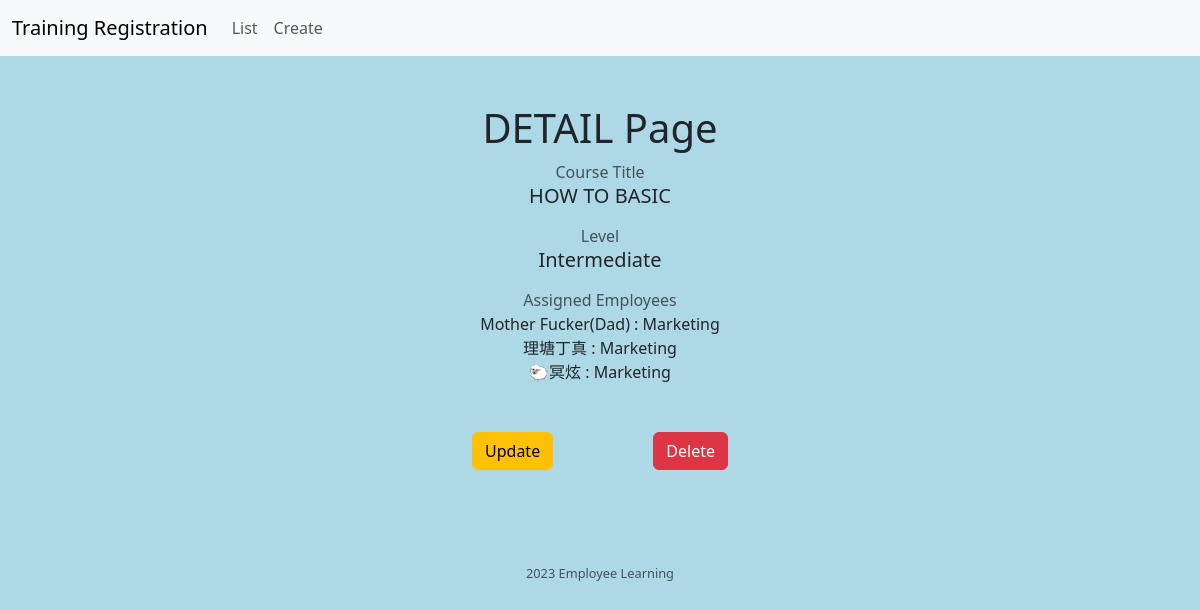
Screenshot of /course-detail/2/ with the database file from the repository.
### employee_learning/models.py (models this page shows, shortened)
class LearningCourse (models.Model):
    LEVEL=[('B','Basic'),('I','Intermediate'),('A','Advanced'),]
    title = models.CharField(max_length=50,unique=True)
    level = models.CharField(max_length=1,choices=LEVEL,default="I")
    employee = models.ManyToManyField(Employees)                ##多对多

class Employees(models.Model):
    name = models.CharField(max_length=25)
    division = models.ForeignKey(Division,on_delete=models.CASCADE)

class Division(models.Model):
    div_name=models.CharField(max_length=25)
    fuck_you=models.BooleanField (help_text="If you want to get fucked,please click this")
    fuck_me=models.DateTimeField(help_text="If you want to get fucked,please click this",verbose_name='时间')
    List=[('高','High'),('中','Medium'),('低','Low')]
    fuck_them=models.ImageField(verbose_name='请上传你的证件照')
    priority=models.CharField(max_length=1,choices=List,default='高',verbose_name='优先级')
    def __str__(self):
        return self.div_name

### employee_learning/views.py (the view)
# urls.py: path('course-detail/<int:pk>/',CourseDetail.as_view(),name='course_detail'),
class CourseDetail(DetailView):
    model = LearningCourse
    template_name='employee_learning/course_detail.html'
    context_object_name='course_object'

### templates/employee_learning/course_detail.html
{% extends "base/base.html" %}
{% load static %}
{% block body %}
    <div class="container text-center">
            <h1 class="text-center mt-5"> DETAIL Page </h1>
            <p class="text-muted mb-0">Course Title</p>
            <h5> {{ course_object.title|upper }} </h5>
            <p class="text-muted mt-3 mb-0">Level</p>
            <h5>{{ course_object.get_level_display }}</h5>
            <p class="text-muted mt-3 mb-0">Assigned Employees</p>
            {% for emp in course_object.employee.all %}
               <p class="mb-0">{{ emp.name }} : {{ emp.division }}</p>
            {% endfor %}
            <a href="{% url 'course_update' object.pk%}" class="btn btn-warning m-5">Update</a>
            <a href="{% url 'course_delete' object.pk%}" class="btn btn-danger m-5">Delete</a>
     </div>
{% endblock %}

### static/css/custom.css (style rules this page uses)
body { background-color: lightblue }

### rows the page displays
LearningCourse: title "HOW TO BASIC", level "Intermediate"
Employees: name "Mother Fucker(Dad)", division "Marketing"
Employees: name "理塘丁真", division "Marketing"
Employees: name "🐑冥炫", division "Marketing"
